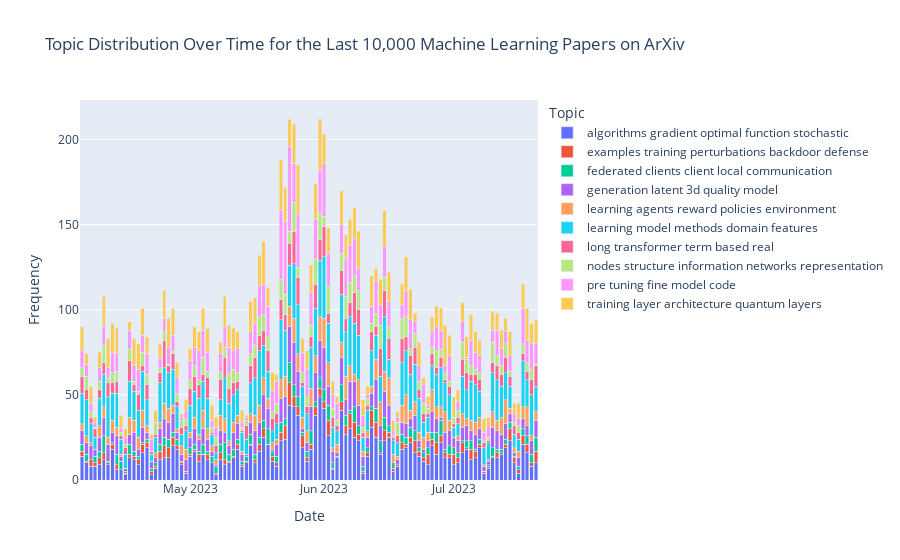

The notebook cell saved with this chart:
### Code cell
n_top_words = 10  # Number of top words to display per topic
n_connected_words = 5

# `nmf.components_` is a matrix where each row corresponds to a topic and each column corresponds to a word.
# The value in each cell is the weight of the word for the given topic.
_dict = {}
for topic_idx, topic in enumerate(nmf.components_):
    #print(f"Topic #{topic_idx + 1}")
    
    # Get the indices of the top `n_top_words` words for this topic. 
    # `argsort()` returns the indices that would sort the array.
    top_word_indices = topic.argsort()[::-1][:n_top_words]

    # Map indices to words and print them.
    top_words = [vectorizer.get_feature_names_out()[i] for i in top_word_indices]
    start_index = random.randint(0, len(top_words) - n_connected_words)
    
    connected_words = top_words[start_index : start_index + n_connected_words]

    print("Top words:", top_words)
    _dict[f"{topic_idx + 1}"] = ' '.join(connected_words)

topics_df = pd.DataFrame(_dict,index=[0]).T.reset_index()
topics_df.columns = ['topic','topics']
topics_df.topic = topics_df.topic.astype('int')
df2 = df.merge(topics_df, on='topic', how='left')

import plotly.express as px

# Convert 'date' to datetime, if it isn't already
df2['date'] = pd.to_datetime(df2['date'])

# Group by 'date' and 'topics', count the number of records in each group
df_grouped = df2.groupby([df2['date'].dt.date, 'topics']).size().reset_index(name='count')

# Create a wide format dataframe suitable for stacked bar chart
df_wide = df_grouped.pivot(index='date', columns='topics', values='count').reset_index().fillna(0)

# Plot stacked bar chart
fig = px.bar(df_wide, x='date', y=df_wide.columns[1:],
             labels={'value':'Frequency', 'date':'Date', 'variable':'Topic'},
             title='Topic Distribution Over Time for the Last 10,000 Machine Learning Papers on ArXiv')

fig.update_layout(barmode='stack')
fig.show()

### Figure 1 — Plotly figure (JSON) as saved in the notebook; plotly's stock layout.template omitted (floating-point values rounded to 4 significant figures)
{"data": [{"alignmentgroup": "True", "hovertemplate": "Topic=algorithms gradient optimal function stochastic<br>Date=%{x}<br>Frequency=%{y}<extra></extra>", "legendgroup": "algorithms gradient optimal function stochastic", "marker": {"color": "#636efa", "pattern": {"shape": ""}}, "name": "algorithms gradient optimal function stochastic", "offsetgroup": "algorithms gradient optimal function stochastic", "orientation": "v", "showlegend": true, "textposition": "auto", "type": "bar", "x": ["2023-04-06", "2023-04-07", "2023-04-08", "2023-04-09", "2023-04-10", "2023-04-11", "2023-04-12", "2023-04-13", "2023-04-14", "2023-04-15", "2023-04-16", "2023-04-17", "2023-04-18", "2023-04-19", "2023-04-20", "2023-04-21", "2023-04-22", "2023-04-23", "2023-04-24", "2023-04-25", "2023-04-26", "2023-04-27", "2023-04-28", "2023-04-29", "2023-04-30", "2023-05-01", "2023-05-02", "2023-05-03", "2023-05-04", "2023-05-05", "2023-05-06", "2023-05-07", "2023-05-08", "2023-05-09", "2023-05-10", "2023-05-11", "2023-05-12", "2023-05-13", "2023-05-14", "2023-05-15", "2023-05-16", "2023-05-17", "2023-05-18", "2023-05-19", "2023-05-20", "2023-05-21", "2023-05-22", "2023-05-23", "2023-05-24", "2023-05-25", "2023-05-26", "2023-05-27", "2023-05-28", "2023-05-29", "2023-05-30", "2023-05-31", "2023-06-01", "2023-06-02", "2023-06-03", "2023-06-04", "2023-06-05", "2023-06-06", "2023-06-07", "2023-06-08", "2023-06-09", "2023-06-10", "2023-06-11", "2023-06-12", "2023-06-13", "2023-06-14", "2023-06-15", "2023-06-16", "2023-06-17", "2023-06-18", "2023-06-19", "2023-06-20", "2023-06-21", "2023-06-22", "2023-06-23", "2023-06-24", "2023-06-25", "2023-06-26", "2023-06-27", "2023-06-28", "2023-06-29", "2023-06-30", "2023-07-01", "2023-07-02", "2023-07-03", "2023-07-04", "2023-07-05", "2023-07-06", "2023-07-07", "2023-07-08", "2023-07-09", "2023-07-10", "2023-07-11", "2023-07-12", "2023-07-13", "2023-07-14", "2023-07-15", "2023-07-16", "2023-07-17", "2023-07-18", "2023-07-19", "2023-07-20"], "xaxis": "x", "y": [14, 10, 8, 8, 9, 12, 9, 18, 6, 6, 3, 13, 12, 9, 16, 19, 3, 7, 12, 13, 13, 20, 18, 9, 4, 14, 17, 11, 15, 12, 10, 3, 12, 9, 10, 13, 18, 8, 10, 20, 10, 17, 25, 21, 11, 8, 23, 24, 44, 43, 38, 19, 11, 18, 38, 49, 42, 26, 6, 13, 41, 27, 30, 25, 23, 4, 14, 31, 25, 15, 23, 25, 5, 8, 18, 19, 22, 16, 14, 11, 9, 20, 15, 22, 13, 13, 9, 10, 16, 18, 12, 13, 19, 4, 7, 13, 13, 15, 19, 23, 10, 4, 21, 16, 8, 10], "yaxis": "y"}, {"alignmentgroup": "True", "hovertemplate": "Topic=examples training perturbations backdoor defense<br>Date=%{x}<br>Frequency=%{y}<extra></extra>", "legendgroup": "examples training perturbations backdoor defense", "marker": {"color": "#EF553B", "pattern": {"shape": ""}}, "name": "examples training perturbations backdoor defense", "offsetgroup": "examples training perturbations backdoor defense", "orientation": "v", "showlegend": true, "textposition": "auto", "type": "bar", "x": ["2023-04-06", "2023-04-07", "2023-04-08", "2023-04-09", "2023-04-10", "2023-04-11", "2023-04-12", "2023-04-13", "2023-04-14", "2023-04-15", "2023-04-16", "2023-04-17", "2023-04-18", "2023-04-19", "2023-04-20", "2023-04-21", "2023-04-22", "2023-04-23", "2023-04-24", "2023-04-25", "2023-04-26", "2023-04-27", "2023-04-28", "2023-04-29", "2023-04-30", "2023-05-01", "2023-05-02", "2023-05-03", "2023-05-04", "2023-05-05", "2023-05-06", "2023-05-07", "2023-05-08", "2023-05-09", "2023-05-10", "2023-05-11", "2023-05-12", "2023-05-13", "2023-05-14", "2023-05-15", "2023-05-16", "2023-05-17", "2023-05-18", "2023-05-19", "2023-05-20", "2023-05-21", "2023-05-22", "2023-05-23", "2023-05-24", "2023-05-25", "2023-05-26", "2023-05-27", "2023-05-28", "2023-05-29", "2023-05-30", "2023-05-31", "2023-06-01", "2023-06-02", "2023-06-03", "2023-06-04", "2023-06-05", "2023-06-06", "2023-06-07", "2023-06-08", "2023-06-09", "2023-06-10", "2023-06-11", "2023-06-12", "2023-06-13", "2023-06-14", "2023-06-15", "2023-06-16", "2023-06-17", "2023-06-18", "2023-06-19", "2023-06-20", "2023-06-21", "2023-06-22", "2023-06-23", "2023-06-24", "2023-06-25", "2023-06-26", "2023-06-27", "2023-06-28", "2023-06-29", "2023-06-30", "2023-07-01", "2023-07-02", "2023-07-03", "2023-07-04", "2023-07-05", "2023-07-06", "2023-07-07", "2023-07-08", "2023-07-09", "2023-07-10", "2023-07-11", "2023-07-12", "2023-07-13", "2023-07-14", "2023-07-15", "2023-07-16", "2023-07-17", "2023-07-18", "2023-07-19", "2023-07-20"], "xaxis": "x", "y": [3, 1, 4, 2, 4, 4, 1, 3, 3, 0, 1, 2, 2, 3, 5, 3, 2, 1, 5, 7, 6, 5, 2, 1, 1, 1, 1, 4, 0, 3, 0, 1, 4, 3, 1, 1, 3, 1, 1, 1, 2, 4, 5, 0, 3, 2, 5, 8, 13, 6, 5, 7, 2, 3, 5, 5, 4, 9, 1, 0, 5, 5, 9, 9, 4, 1, 2, 10, 9, 1, 6, 3, 2, 1, 4, 2, 3, 7, 3, 2, 6, 4, 7, 4, 3, 2, 6, 3, 6, 1, 6, 4, 2, 1, 1, 1, 3, 1, 2, 7, 3, 2, 5, 5, 2, 7], "yaxis": "y"}, {"alignmentgroup": "True", "hovertemplate": "Topic=federated clients client local communication<br>Date=%{x}<br>Frequency=%{y}<extra></extra>", "legendgroup": "federated clients client local communication", "marker": {"color": "#00cc96", "pattern": {"shape": ""}}, "name": "federated clients client local communication", "offsetgroup": "federated clients client local communication", "orientation": "v", "showlegend": true, "textposition": "auto", "type": "bar", "x": ["2023-04-06", "2023-04-07", "2023-04-08", "2023-04-09", "2023-04-10", "2023-04-11", "2023-04-12", "2023-04-13", "2023-04-14", "2023-04-15", "2023-04-16", "2023-04-17", "2023-04-18", "2023-04-19", "2023-04-20", "2023-04-21", "2023-04-22", "2023-04-23", "2023-04-24", "2023-04-25", "2023-04-26", "2023-04-27", "2023-04-28", "2023-04-29", "2023-04-30", "2023-05-01", "2023-05-02", "2023-05-03", "2023-05-04", "2023-05-05", "2023-05-06", "2023-05-07", "2023-05-08", "2023-05-09", "2023-05-10", "2023-05-11", "2023-05-12", "2023-05-13", "2023-05-14", "2023-05-15", "2023-05-16", "2023-05-17", "2023-05-18", "2023-05-19", "2023-05-20", "2023-05-21", "2023-05-22", "2023-05-23", "2023-05-24", "2023-05-25", "2023-05-26", "2023-05-27", "2023-05-28", "2023-05-29", "2023-05-30", "2023-05-31", "2023-06-01", "2023-06-02", "2023-06-03", "2023-06-04", "2023-06-05", "2023-06-06", "2023-06-07", "2023-06-08", "2023-06-09", "2023-06-10", "2023-06-11", "2023-06-12", "2023-06-13", "2023-06-14", "2023-06-15", "2023-06-16", "2023-06-17", "2023-06-18", "2023-06-19", "2023-06-20", "2023-06-21", "2023-06-22", "2023-06-23", "2023-06-24", "2023-06-25", "2023-06-26", "2023-06-27", "2023-06-28", "2023-06-29", "2023-06-30", "2023-07-01", "2023-07-02", "2023-07-03", "2023-07-04", "2023-07-05", "2023-07-06", "2023-07-07", "2023-07-08", "2023-07-09", "2023-07-10", "2023-07-11", "2023-07-12", "2023-07-13", "2023-07-14", "2023-07-15", "2023-07-16", "2023-07-17", "2023-07-18", "2023-07-19", "2023-07-20"], "xaxis": "x", "y": [4, 4, 0, 4, 4, 10, 1, 1, 6, 5, 1, 6, 3, 2, 1, 2, 2, 2, 4, 5, 5, 3, 4, 1, 0, 4, 3, 2, 6, 2, 4, 4, 5, 10, 4, 4, 3, 2, 3, 6, 3, 4, 5, 9, 3, 4, 6, 4, 12, 7, 6, 2, 4, 8, 3, 6, 7, 9, 3, 1, 10, 6, 2, 9, 5, 3, 3, 2, 8, 7, 8, 4, 3, 0, 5, 4, 6, 6, 2, 3, 4, 4, 6, 9, 2, 5, 4, 3, 1, 4, 5, 1, 3, 0, 1, 5, 2, 2, 3, 4, 1, 2, 4, 5, 5, 8], "yaxis": "y"}, {"alignmentgroup": "True", "hovertemplate": "Topic=generation latent 3d quality model<br>Date=%{x}<br>Frequency=%{y}<extra></extra>", "legendgroup": "generation latent 3d quality model", "marker": {"color": "#ab63fa", "pattern": {"shape": ""}}, "name": "generation latent 3d quality model", "offsetgroup": "generation latent 3d quality model", "orientation": "v", "showlegend": true, "textposition": "auto", "type": "bar", "x": ["2023-04-06", "2023-04-07", "2023-04-08", "2023-04-09", "2023-04-10", "2023-04-11", "2023-04-12", "2023-04-13", "2023-04-14", "2023-04-15", "2023-04-16", "2023-04-17", "2023-04-18", "2023-04-19", "2023-04-20", "2023-04-21", "2023-04-22", "2023-04-23", "2023-04-24", "2023-04-25", "2023-04-26", "2023-04-27", "2023-04-28", "2023-04-29", "2023-04-30", "2023-05-01", "2023-05-02", "2023-05-03", "2023-05-04", "2023-05-05", "2023-05-06", "2023-05-07", "2023-05-08", "2023-05-09", "2023-05-10", "2023-05-11", "2023-05-12", "2023-05-13", "2023-05-14", "2023-05-15", "2023-05-16", "2023-05-17", "2023-05-18", "2023-05-19", "2023-05-20", "2023-05-21", "2023-05-22", "2023-05-23", "2023-05-24", "2023-05-25", "2023-05-26", "2023-05-27", "2023-05-28", "2023-05-29", "2023-05-30", "2023-05-31", "2023-06-01", "2023-06-02", "2023-06-03", "2023-06-04", "2023-06-05", "2023-06-06", "2023-06-07", "2023-06-08", "2023-06-09", "2023-06-10", "2023-06-11", "2023-06-12", "2023-06-13", "2023-06-14", "2023-06-15", "2023-06-16", "2023-06-17", "2023-06-18", "2023-06-19", "2023-06-20", "2023-06-21", "2023-06-22", "2023-06-23", "2023-06-24", "2023-06-25", "2023-06-26", "2023-06-27", "2023-06-28", "2023-06-29", "2023-06-30", "2023-07-01", "2023-07-02", "2023-07-03", "2023-07-04", "2023-07-05", "2023-07-06", "2023-07-07", "2023-07-08", "2023-07-09", "2023-07-10", "2023-07-11", "2023-07-12", "2023-07-13", "2023-07-14", "2023-07-15", "2023-07-16", "2023-07-17", "2023-07-18", "2023-07-19", "2023-07-20"], "xaxis": "x", "y": [8, 7, 8, 4, 8, 11, 10, 6, 11, 3, 2, 6, 11, 4, 9, 4, 4, 3, 9, 11, 10, 11, 4, 4, 7, 6, 9, 7, 9, 7, 3, 1, 8, 6, 5, 10, 9, 4, 1, 7, 14, 9, 15, 12, 1, 7, 14, 13, 21, 25, 15, 2, 5, 14, 17, 22, 25, 11, 7, 2, 16, 9, 17, 15, 12, 6, 6, 8, 17, 9, 15, 12, 0, 3, 7, 8, 5, 9, 4, 2, 4, 12, 8, 2, 10, 9, 6, 7, 8, 9, 6, 9, 6, 3, 2, 12, 11, 9, 9, 5, 2, 5, 6, 6, 8, 10], "yaxis": "y"}, {"alignmentgroup": "True", "hovertemplate": "Topic=learning agents reward policies environment<br>Date=%{x}<br>Frequency=%{y}<extra></extra>", "legendgroup": "learning agents reward policies environment", "marker": {"color": "#FFA15A", "pattern": {"shape": ""}}, "name": "learning agents reward policies environment", "offsetgroup": "learning agents reward policies environment", "orientation": "v", "showlegend": true, "textposition": "auto", "type": "bar", "x": ["2023-04-06", "2023-04-07", "2023-04-08", "2023-04-09", "2023-04-10", "2023-04-11", "2023-04-12", "2023-04-13", "2023-04-14", "2023-04-15", "2023-04-16", "2023-04-17", "2023-04-18", "2023-04-19", "2023-04-20", "2023-04-21", "2023-04-22", "2023-04-23", "2023-04-24", "2023-04-25", "2023-04-26", "2023-04-27", "2023-04-28", "2023-04-29", "2023-04-30", "2023-05-01", "2023-05-02", "2023-05-03", "2023-05-04", "2023-05-05", "2023-05-06", "2023-05-07", "2023-05-08", "2023-05-09", "2023-05-10", "2023-05-11", "2023-05-12", "2023-05-13", "2023-05-14", "2023-05-15", "2023-05-16", "2023-05-17", "2023-05-18", "2023-05-19", "2023-05-20", "2023-05-21", "2023-05-22", "2023-05-23", "2023-05-24", "2023-05-25", "2023-05-26", "2023-05-27", "2023-05-28", "2023-05-29", "2023-05-30", "2023-05-31", "2023-06-01", "2023-06-02", "2023-06-03", "2023-06-04", "2023-06-05", "2023-06-06", "2023-06-07", "2023-06-08", "2023-06-09", "2023-06-10", "2023-06-11", "2023-06-12", "2023-06-13", "2023-06-14", "2023-06-15", "2023-06-16", "2023-06-17", "2023-06-18", "2023-06-19", "2023-06-20", "2023-06-21", "2023-06-22", "2023-06-23", "2023-06-24", "2023-06-25", "2023-06-26", "2023-06-27", "2023-06-28", "2023-06-29", "2023-06-30", "2023-07-01", "2023-07-02", "2023-07-03", "2023-07-04", "2023-07-05", "2023-07-06", "2023-07-07", "2023-07-08", "2023-07-09", "2023-07-10", "2023-07-11", "2023-07-12", "2023-07-13", "2023-07-14", "2023-07-15", "2023-07-16", "2023-07-17", "2023-07-18", "2023-07-19", "2023-07-20"], "xaxis": "x", "y": [4, 4, 2, 0, 7, 6, 4, 7, 5, 1, 0, 10, 7, 7, 10, 4, 0, 3, 4, 9, 8, 5, 2, 5, 6, 3, 7, 3, 11, 6, 3, 3, 9, 8, 3, 6, 5, 2, 0, 5, 9, 10, 10, 6, 4, 3, 11, 12, 12, 14, 10, 7, 7, 11, 10, 14, 17, 14, 2, 5, 9, 14, 9, 4, 15, 3, 4, 4, 12, 14, 12, 16, 5, 2, 10, 17, 5, 8, 5, 7, 5, 13, 7, 6, 12, 6, 0, 3, 8, 4, 6, 7, 7, 1, 1, 9, 6, 10, 14, 3, 3, 4, 7, 11, 3, 5], "yaxis": "y"}, {"alignmentgroup": "True", "hovertemplate": "Topic=learning model methods domain features<br>Date=%{x}<br>Frequency=%{y}<extra></extra>", "legendgroup": "learning model methods domain features", "marker": {"color": "#19d3f3", "pattern": {"shape": ""}}, "name": "learning model methods domain features", "offsetgroup": "learning model methods domain features", "orientation": "v", "showlegend": true, "textposition": "auto", "type": "bar", "x": ["2023-04-06", "2023-04-07", "2023-04-08", "2023-04-09", "2023-04-10", "2023-04-11", "2023-04-12", "2023-04-13", "2023-04-14", "2023-04-15", "2023-04-16", "2023-04-17", "2023-04-18", "2023-04-19", "2023-04-20", "2023-04-21", "2023-04-22", "2023-04-23", "2023-04-24", "2023-04-25", "2023-04-26", "2023-04-27", "2023-04-28", "2023-04-29", "2023-04-30", "2023-05-01", "2023-05-02", "2023-05-03", "2023-05-04", "2023-05-05", "2023-05-06", "2023-05-07", "2023-05-08", "2023-05-09", "2023-05-10", "2023-05-11", "2023-05-12", "2023-05-13", "2023-05-14", "2023-05-15", "2023-05-16", "2023-05-17", "2023-05-18", "2023-05-19", "2023-05-20", "2023-05-21", "2023-05-22", "2023-05-23", "2023-05-24", "2023-05-25", "2023-05-26", "2023-05-27", "2023-05-28", "2023-05-29", "2023-05-30", "2023-05-31", "2023-06-01", "2023-06-02", "2023-06-03", "2023-06-04", "2023-06-05", "2023-06-06", "2023-06-07", "2023-06-08", "2023-06-09", "2023-06-10", "2023-06-11", "2023-06-12", "2023-06-13", "2023-06-14", "2023-06-15", "2023-06-16", "2023-06-17", "2023-06-18", "2023-06-19", "2023-06-20", "2023-06-21", "2023-06-22", "2023-06-23", "2023-06-24", "2023-06-25", "2023-06-26", "2023-06-27", "2023-06-28", "2023-06-29", "2023-06-30", "2023-07-01", "2023-07-02", "2023-07-03", "2023-07-04", "2023-07-05", "2023-07-06", "2023-07-07", "2023-07-08", "2023-07-09", "2023-07-10", "2023-07-11", "2023-07-12", "2023-07-13", "2023-07-14", "2023-07-15", "2023-07-16", "2023-07-17", "2023-07-18", "2023-07-19", "2023-07-20"], "xaxis": "x", "y": [18, 21, 11, 7, 16, 19, 24, 16, 20, 9, 8, 21, 17, 16, 23, 15, 4, 9, 23, 21, 21, 21, 13, 7, 11, 16, 15, 21, 17, 18, 7, 4, 9, 24, 22, 16, 15, 11, 9, 18, 22, 32, 19, 16, 7, 9, 35, 27, 24, 32, 29, 18, 10, 24, 28, 33, 36, 23, 12, 8, 28, 26, 29, 30, 26, 8, 12, 21, 14, 15, 32, 11, 8, 8, 25, 26, 21, 22, 20, 9, 9, 14, 19, 23, 17, 15, 6, 7, 22, 17, 23, 22, 15, 10, 10, 23, 24, 18, 16, 13, 8, 7, 27, 16, 24, 15], "yaxis": "y"}, {"alignmentgroup": "True", "hovertemplate": "Topic=long transformer term based real<br>Date=%{x}<br>Frequency=%{y}<extra></extra>", "legendgroup": "long transformer term based real", "marker": {"color": "#FF6692", "pattern": {"shape": ""}}, "name": "long transformer term based real", "offsetgroup": "long transformer term based real", "orientation": "v", "showlegend": true, "textposition": "auto", "type": "bar", "x": ["2023-04-06", "2023-04-07", "2023-04-08", "2023-04-09", "2023-04-10", "2023-04-11", "2023-04-12", "2023-04-13", "2023-04-14", "2023-04-15", "2023-04-16", "2023-04-17", "2023-04-18", "2023-04-19", "2023-04-20", "2023-04-21", "2023-04-22", "2023-04-23", "2023-04-24", "2023-04-25", "2023-04-26", "2023-04-27", "2023-04-28", "2023-04-29", "2023-04-30", "2023-05-01", "2023-05-02", "2023-05-03", "2023-05-04", "2023-05-05", "2023-05-06", "2023-05-07", "2023-05-08", "2023-05-09", "2023-05-10", "2023-05-11", "2023-05-12", "2023-05-13", "2023-05-14", "2023-05-15", "2023-05-16", "2023-05-17", "2023-05-18", "2023-05-19", "2023-05-20", "2023-05-21", "2023-05-22", "2023-05-23", "2023-05-24", "2023-05-25", "2023-05-26", "2023-05-27", "2023-05-28", "2023-05-29", "2023-05-30", "2023-05-31", "2023-06-01", "2023-06-02", "2023-06-03", "2023-06-04", "2023-06-05", "2023-06-06", "2023-06-07", "2023-06-08", "2023-06-09", "2023-06-10", "2023-06-11", "2023-06-12", "2023-06-13", "2023-06-14", "2023-06-15", "2023-06-16", "2023-06-17", "2023-06-18", "2023-06-19", "2023-06-20", "2023-06-21", "2023-06-22", "2023-06-23", "2023-06-24", "2023-06-25", "2023-06-26", "2023-06-27", "2023-06-28", "2023-06-29", "2023-06-30", "2023-07-01", "2023-07-02", "2023-07-03", "2023-07-04", "2023-07-05", "2023-07-06", "2023-07-07", "2023-07-08", "2023-07-09", "2023-07-10", "2023-07-11", "2023-07-12", "2023-07-13", "2023-07-14", "2023-07-15", "2023-07-16", "2023-07-17", "2023-07-18", "2023-07-19", "2023-07-20"], "xaxis": "x", "y": [10, 6, 4, 5, 5, 7, 8, 6, 7, 2, 4, 12, 4, 9, 3, 9, 2, 2, 6, 16, 4, 9, 3, 4, 3, 10, 9, 8, 4, 12, 1, 4, 12, 12, 9, 7, 5, 1, 8, 10, 12, 9, 9, 12, 7, 6, 12, 9, 13, 19, 16, 2, 4, 6, 14, 12, 18, 6, 6, 3, 14, 8, 8, 18, 15, 3, 3, 11, 5, 16, 15, 12, 2, 4, 14, 8, 11, 10, 5, 5, 2, 7, 4, 6, 2, 5, 2, 4, 10, 10, 4, 6, 7, 3, 1, 6, 8, 7, 9, 6, 5, 4, 4, 5, 9, 12], "yaxis": "y"}, {"alignmentgroup": "True", "hovertemplate": "Topic=nodes structure information networks representation<br>Date=%{x}<br>Frequency=%{y}<extra></extra>", "legendgroup": "nodes structure information networks representation", "marker": {"color": "#B6E880", "pattern": {"shape": ""}}, "name": "nodes structure information networks representation", "offsetgroup": "nodes structure information networks representation", "orientation": "v", "showlegend": true, "textposition": "auto", "type": "bar", "x": ["2023-04-06", "2023-04-07", "2023-04-08", "2023-04-09", "2023-04-10", "2023-04-11", "2023-04-12", "2023-04-13", "2023-04-14", "2023-04-15", "2023-04-16", "2023-04-17", "2023-04-18", "2023-04-19", "2023-04-20", "2023-04-21", "2023-04-22", "2023-04-23", "2023-04-24", "2023-04-25", "2023-04-26", "2023-04-27", "2023-04-28", "2023-04-29", "2023-04-30", "2023-05-01", "2023-05-02", "2023-05-03", "2023-05-04", "2023-05-05", "2023-05-06", "2023-05-07", "2023-05-08", "2023-05-09", "2023-05-10", "2023-05-11", "2023-05-12", "2023-05-13", "2023-05-14", "2023-05-15", "2023-05-16", "2023-05-17", "2023-05-18", "2023-05-19", "2023-05-20", "2023-05-21", "2023-05-22", "2023-05-23", "2023-05-24", "2023-05-25", "2023-05-26", "2023-05-27", "2023-05-28", "2023-05-29", "2023-05-30", "2023-05-31", "2023-06-01", "2023-06-02", "2023-06-03", "2023-06-04", "2023-06-05", "2023-06-06", "2023-06-07", "2023-06-08", "2023-06-09", "2023-06-10", "2023-06-11", "2023-06-12", "2023-06-13", "2023-06-14", "2023-06-15", "2023-06-16", "2023-06-17", "2023-06-18", "2023-06-19", "2023-06-20", "2023-06-21", "2023-06-22", "2023-06-23", "2023-06-24", "2023-06-25", "2023-06-26", "2023-06-27", "2023-06-28", "2023-06-29", "2023-06-30", "2023-07-01", "2023-07-02", "2023-07-03", "2023-07-04", "2023-07-05", "2023-07-06", "2023-07-07", "2023-07-08", "2023-07-09", "2023-07-10", "2023-07-11", "2023-07-12", "2023-07-13", "2023-07-14", "2023-07-15", "2023-07-16", "2023-07-17", "2023-07-18", "2023-07-19", "2023-07-20"], "xaxis": "x", "y": [5, 8, 3, 1, 5, 10, 3, 6, 6, 2, 2, 7, 2, 2, 8, 6, 0, 6, 3, 5, 1, 2, 5, 4, 4, 5, 6, 3, 10, 4, 3, 5, 4, 6, 9, 8, 5, 2, 3, 7, 7, 11, 9, 8, 4, 6, 12, 12, 7, 17, 6, 6, 6, 7, 15, 16, 6, 16, 5, 3, 10, 13, 12, 10, 11, 3, 4, 5, 8, 14, 8, 7, 1, 8, 12, 12, 4, 8, 5, 6, 3, 4, 10, 5, 4, 3, 4, 4, 10, 8, 5, 3, 4, 1, 2, 12, 6, 5, 8, 3, 2, 4, 6, 5, 6, 1], "yaxis": "y"}, {"alignmentgroup": "True", "hovertemplate": "Topic=pre tuning fine model code<br>Date=%{x}<br>Frequency=%{y}<extra></extra>", "legendgroup": "pre tuning fine model code", "marker": {"color": "#FF97FF", "pattern": {"shape": ""}}, "name": "pre tuning fine model code", "offsetgroup": "pre tuning fine model code", "orientation": "v", "showlegend": true, "textposition": "auto", "type": "bar", "x": ["2023-04-06", "2023-04-07", "2023-04-08", "2023-04-09", "2023-04-10", "2023-04-11", "2023-04-12", "2023-04-13", "2023-04-14", "2023-04-15", "2023-04-16", "2023-04-17", "2023-04-18", "2023-04-19", "2023-04-20", "2023-04-21", "2023-04-22", "2023-04-23", "2023-04-24", "2023-04-25", "2023-04-26", "2023-04-27", "2023-04-28", "2023-04-29", "2023-04-30", "2023-05-01", "2023-05-02", "2023-05-03", "2023-05-04", "2023-05-05", "2023-05-06", "2023-05-07", "2023-05-08", "2023-05-09", "2023-05-10", "2023-05-11", "2023-05-12", "2023-05-13", "2023-05-14", "2023-05-15", "2023-05-16", "2023-05-17", "2023-05-18", "2023-05-19", "2023-05-20", "2023-05-21", "2023-05-22", "2023-05-23", "2023-05-24", "2023-05-25", "2023-05-26", "2023-05-27", "2023-05-28", "2023-05-29", "2023-05-30", "2023-05-31", "2023-06-01", "2023-06-02", "2023-06-03", "2023-06-04", "2023-06-05", "2023-06-06", "2023-06-07", "2023-06-08", "2023-06-09", "2023-06-10", "2023-06-11", "2023-06-12", "2023-06-13", "2023-06-14", "2023-06-15", "2023-06-16", "2023-06-17", "2023-06-18", "2023-06-19", "2023-06-20", "2023-06-21", "2023-06-22", "2023-06-23", "2023-06-24", "2023-06-25", "2023-06-26", "2023-06-27", "2023-06-28", "2023-06-29", "2023-06-30", "2023-07-01", "2023-07-02", "2023-07-03", "2023-07-04", "2023-07-05", "2023-07-06", "2023-07-07", "2023-07-08", "2023-07-09", "2023-07-10", "2023-07-11", "2023-07-12", "2023-07-13", "2023-07-14", "2023-07-15", "2023-07-16", "2023-07-17", "2023-07-18", "2023-07-19", "2023-07-20"], "xaxis": "x", "y": [10, 7, 5, 3, 8, 11, 6, 12, 10, 2, 4, 11, 9, 13, 10, 12, 7, 1, 6, 8, 10, 9, 9, 2, 5, 11, 11, 17, 16, 11, 4, 6, 11, 12, 15, 11, 14, 3, 2, 13, 13, 18, 18, 18, 12, 13, 40, 43, 50, 23, 31, 12, 16, 19, 23, 25, 31, 19, 8, 10, 17, 22, 22, 22, 13, 7, 2, 10, 19, 12, 18, 15, 3, 3, 8, 15, 17, 7, 9, 11, 2, 9, 14, 11, 4, 15, 0, 5, 12, 1, 15, 10, 10, 5, 7, 7, 15, 10, 7, 9, 5, 4, 21, 13, 15, 12], "yaxis": "y"}, {"alignmentgroup": "True", "hovertemplate": "Topic=training layer architecture quantum layers<br>Date=%{x}<br>Frequency=%{y}<extra></extra>", "legendgroup": "training layer architecture quantum layers", "marker": {"color": "#FECB52", "pattern": {"shape": ""}}, "name": "training layer architecture quantum layers", "offsetgroup": "training layer architecture quantum layers", "orientation": "v", "showlegend": true, "textposition": "auto", "type": "bar", "x": ["2023-04-06", "2023-04-07", "2023-04-08", "2023-04-09", "2023-04-10", "2023-04-11", "2023-04-12", "2023-04-13", "2023-04-14", "2023-04-15", "2023-04-16", "2023-04-17", "2023-04-18", "2023-04-19", "2023-04-20", "2023-04-21", "2023-04-22", "2023-04-23", "2023-04-24", "2023-04-25", "2023-04-26", "2023-04-27", "2023-04-28", "2023-04-29", "2023-04-30", "2023-05-01", "2023-05-02", "2023-05-03", "2023-05-04", "2023-05-05", "2023-05-06", "2023-05-07", "2023-05-08", "2023-05-09", "2023-05-10", "2023-05-11", "2023-05-12", "2023-05-13", "2023-05-14", "2023-05-15", "2023-05-16", "2023-05-17", "2023-05-18", "2023-05-19", "2023-05-20", "2023-05-21", "2023-05-22", "2023-05-23", "2023-05-24", "2023-05-25", "2023-05-26", "2023-05-27", "2023-05-28", "2023-05-29", "2023-05-30", "2023-05-31", "2023-06-01", "2023-06-02", "2023-06-03", "2023-06-04", "2023-06-05", "2023-06-06", "2023-06-07", "2023-06-08", "2023-06-09", "2023-06-10", "2023-06-11", "2023-06-12", "2023-06-13", "2023-06-14", "2023-06-15", "2023-06-16", "2023-06-17", "2023-06-18", "2023-06-19", "2023-06-20", "2023-06-21", "2023-06-22", "2023-06-23", "2023-06-24", "2023-06-25", "2023-06-26", "2023-06-27", "2023-06-28", "2023-06-29", "2023-06-30", "2023-07-01", "2023-07-02", "2023-07-03", "2023-07-04", "2023-07-05", "2023-07-06", "2023-07-07", "2023-07-08", "2023-07-09", "2023-07-10", "2023-07-11", "2023-07-12", "2023-07-13", "2023-07-14", "2023-07-15", "2023-07-16", "2023-07-17", "2023-07-18", "2023-07-19", "2023-07-20"], "xaxis": "x", "y": [14, 6, 10, 3, 9, 18, 17, 17, 15, 8, 5, 5, 16, 15, 16, 10, 3, 7, 8, 16, 17, 16, 9, 2, 6, 7, 12, 11, 13, 14, 9, 6, 7, 18, 13, 13, 10, 7, 1, 18, 15, 18, 25, 11, 11, 4, 30, 20, 16, 23, 29, 8, 11, 16, 21, 30, 17, 15, 8, 4, 20, 14, 15, 18, 22, 9, 5, 18, 7, 15, 21, 17, 6, 3, 12, 20, 18, 5, 14, 4, 5, 9, 12, 13, 24, 12, 12, 7, 11, 12, 15, 12, 9, 8, 5, 11, 10, 11, 8, 14, 6, 9, 14, 19, 12, 14], "yaxis": "y"}], "layout": {"barmode": "stack", "legend": {"title": {"text": "Topic"}, "tracegroupgap": 0}, "title": {"text": "Topic Distribution Over Time for the Last 10,000 Machine Learning Papers on ArXiv"}, "xaxis": {"anchor": "y", "domain": [0, 1], "title": {"text": "Date"}}, "yaxis": {"anchor": "x", "domain": [0, 1], "title": {"text": "Frequency"}}}}
